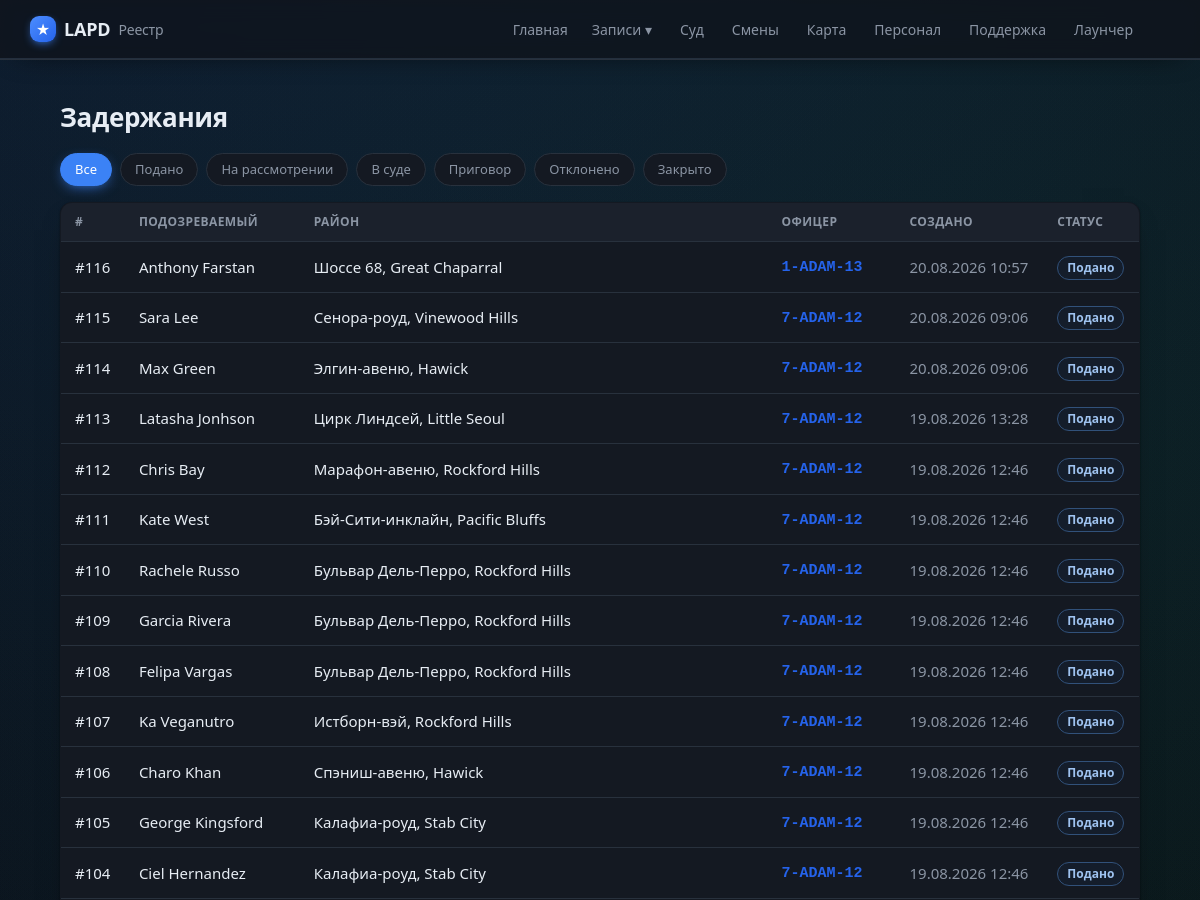
The app's page /cases (upper part), older data.
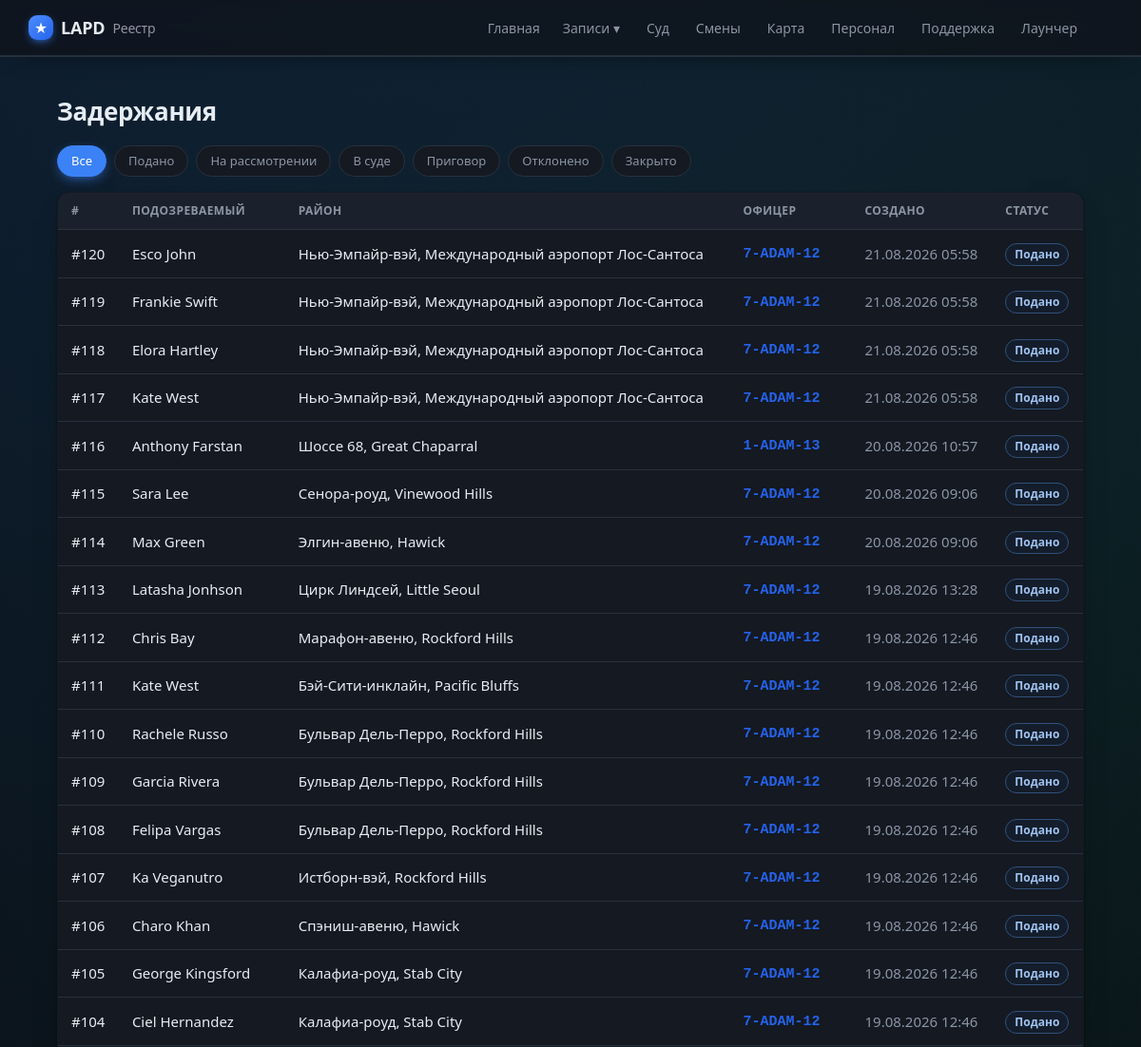
The same page, newer data.
### tables this page shows
CREATE TABLE cases (
                id INTEGER PRIMARY KEY AUTOINCREMENT,
                officer_id INTEGER NOT NULL,
                suspect_name TEXT,
                wanted INTEGER DEFAULT 0,
                license_state TEXT,
                citations INTEGER DEFAULT 0,
                zone TEXT,
                postal TEXT,
                game_time TEXT,
                created_at TEXT NOT NULL,
                screenshot TEXT,
                status TEXT NOT NULL DEFAULT 'submitted',
                discord_sent INTEGER DEFAULT 0,
                vehicle_model TEXT, vehicle_plate TEXT, vehicle_color TEXT,
                charges TEXT, found_items TEXT, reason TEXT, notes TEXT,
                mugshot TEXT, fine INTEGER, bail INTEGER, jail_time TEXT,
                is_test INTEGER DEFAULT 0, external_id TEXT, suspect_dob TEXT,
                FOREIGN KEY (officer_id) REFERENCES officers(id)
            );

CREATE TABLE officers (
                id INTEGER PRIMARY KEY AUTOINCREMENT,
                callsign TEXT UNIQUE NOT NULL,
                name TEXT
            , current_status TEXT, status_since TEXT, rank TEXT, department TEXT, discord TEXT, is_admin INTEGER);

### app/main.py (the view)
@app.route("/cases")
def cases():
    status = request.args.get("status") or None
    return render_template("cases.html", cases=db.list_cases(200, status=status),
                           statuses=db.STATUSES, active_status=status)

### app/db.py (called while the page is built)
def fmt_dt(iso):
    try:
        dt = datetime.datetime.fromisoformat(iso)
        return dt.strftime("%d.%m.%Y %H:%M")
    except Exception:
        return iso or "—"

@contextmanager
def get_conn():
    conn = sqlite3.connect(config.DB_PATH)
    conn.row_factory = sqlite3.Row
    try:
        yield conn
        conn.commit()
    finally:
        conn.close()

def _jsonlist(val):
    if not val:
        return []
    try:
        return json.loads(val)
    except Exception:
        return [x.strip() for x in str(val).split(",") if x.strip()]

def _parse_charge(s):
    import re as _re
    m = _re.match(r"^\s*(\S+)\s·\s(.+?)(?:\s\(([^)]+)\))?\s*$", s or "")
    if m:
        return {"code": m.group(1), "desc": m.group(2), "cls": m.group(3) or ""}
    return {"code": "", "desc": s or "", "cls": ""}

def _replace_mojibake_pairs(s):
    for bad, good in sorted(_MOJI_TO_CYR.items(), key=lambda x: len(x[0]), reverse=True):
        s = s.replace(bad, good)
    return s

def _fix_rooms(s):
    return re.sub(r"(\d)([А-Я])", lambda m: m.group(1) + _CYR2LAT.get(m.group(2), m.group(2)), s)

### app/templates/cases.html (shortened to what this page needs)
{% extends "base.html" %}
{% block content %}
<h1>Задержания</h1>
<div class="filters">
  <a href="{{ url_for('cases') }}" class="chip {{ 'on' if not active_status }}">Все</a>
  {% for s in statuses %}
    <a href="{{ url_for('cases', status=s) }}" class="chip {{ 'on' if active_status==s }}">{{ STATUS_RU[s] }}</a>
  {% endfor %}
</div>
{% if cases %}
<table class="tbl">
  <thead><tr><th>#</th><th>Подозреваемый</th><th>Район</th><th>Офицер</th><th>Создано</th><th>Статус</th></tr></thead>
  <tbody>
  {% for c in cases %}
    <tr onclick="location='{{ url_for('case_view', cid=c.id) }}'">
      <td><a class="row-link" href="{{ url_for('case_view', cid=c.id) }}" onclick="event.stopPropagation()">#{{ c.id }}</a></td>
      <td><a class="row-link" href="{{ url_for('file_view', name=c.suspect_name) }}" onclick="event.stopPropagation()">{{ c.suspect_name }}</a>
        {% if c.wanted %}<span class="tag wanted">розыск</span>{% endif %}</td>
      <td>{% if c.zone %}<a href="{{ url_for('game_map', zone=c.zone) }}" onclick="event.stopPropagation()">{{ c.zone }}</a>{% else %}—{% endif %}</td>
      <td>{% if c.callsign %}<a class="cs" href="{{ url_for('officer_view', callsign=c.callsign) }}" onclick="event.stopPropagation()">{{ c.callsign }}</a>{% else %}—{% endif %}</td>
      <td class="muted">{{ c.created_fmt }}</td>
      <td><span class="tag st-{{ c.status }}">{{ c.status_ru }}</span></td>
    </tr>
  {% endfor %}
  </tbody>
</table>
{% else %}
  <p class="empty">Дел не найдено<span class="empty-sub">Нет записей по выбранному фильтру.</span></p>
{% endif %}
{% endblock %}

Row changes from the older to the newer data that the page shows:
added cases: id "120", suspect_name "Esco John", zone "Нью-Эмпайр-вэй, Международный аэропорт Лос-Сантоса", callsign "7-ADAM-12", created_fmt "21.08.2026 05:58", status_ru "Подано"
added cases: id "119", suspect_name "Frankie Swift", zone "Нью-Эмпайр-вэй, Международный аэропорт Лос-Сантоса", callsign "7-ADAM-12", created_fmt "21.08.2026 05:58", status_ru "Подано"
added cases: id "118", suspect_name "Elora Hartley", zone "Нью-Эмпайр-вэй, Международный аэропорт Лос-Сантоса", callsign "7-ADAM-12", created_fmt "21.08.2026 05:58", status_ru "Подано"
added cases: id "117", suspect_name "Kate West", zone "Нью-Эмпайр-вэй, Международный аэропорт Лос-Сантоса", callsign "7-ADAM-12", created_fmt "21.08.2026 05:58", status_ru "Подано"
